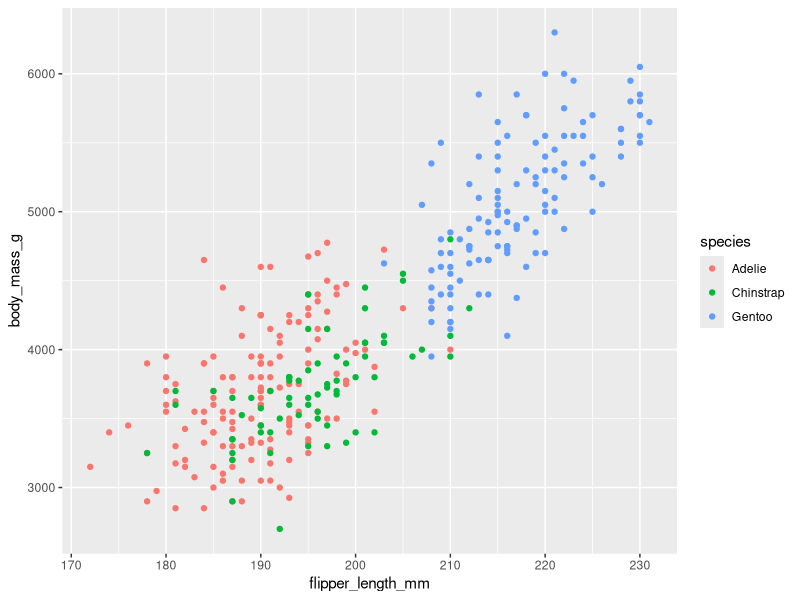
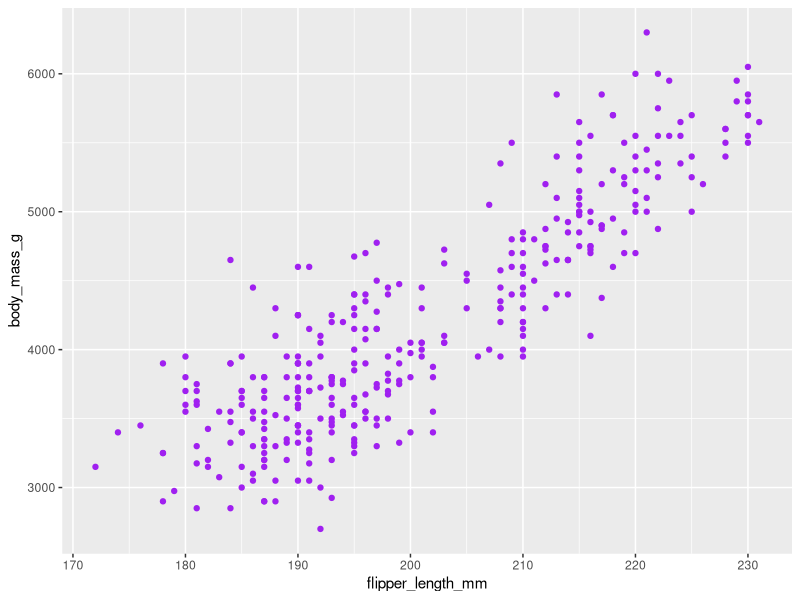
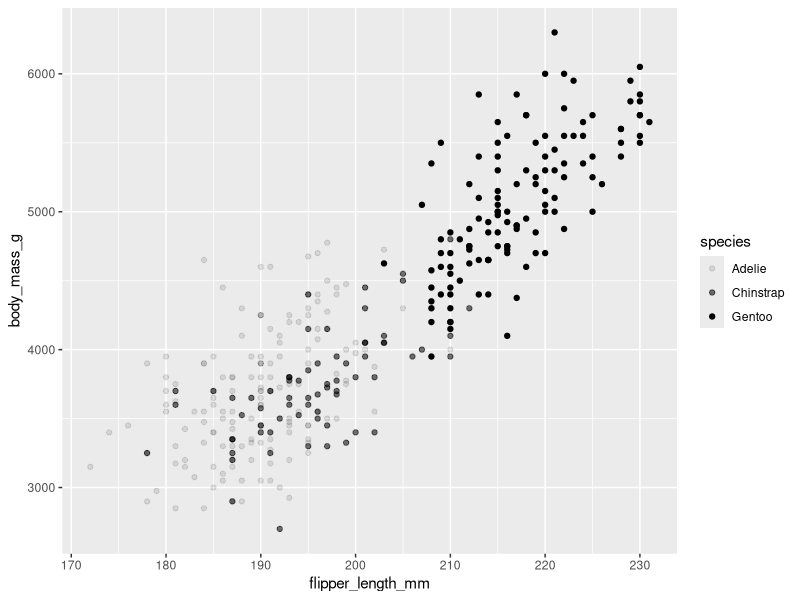

Reproduce these figures in R, in order.
#ggplot2,plotly
#gg-grammer of graphics
library(tidyverse)
library("ggplot2")
library("palmerpenguins")
data(penguins,package="palmerpenguins")
ggplot(penguins)+
#this alone create empty plot,+ creates layer in plot
  geom_point(mapping=aes(x=flipper_length_mm,y=body_mass_g,color=species))  
ggplot(penguins)+
  geom_point(mapping=aes(x=flipper_length_mm,y=body_mass_g),color="purple") 
ggplot(penguins)+
  geom_point(mapping=aes(x=flipper_length_mm,y=body_mass_g,alpha=species)) #alpha=species/shape=species/size=species 
